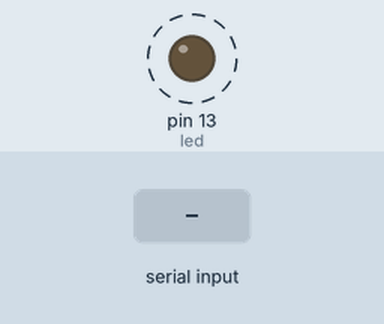
Bench run of a sketch on a simulated Arduino Uno, built with avr-gcc and run on an emulated ATmega328P. Parts: output pins drawn as LEDs (lit = HIGH). Dashed ring = blinking. The test bench sets the inputs (shaded band). What the sketch prints to the serial monitor is not drawn.

Above: at 1.1 s.
3.1 s: byte 30 received over Serial
6.1 s: byte 90 received over Serial
9.1 s: byte 120 received over Serial
Timing chart, 0 to 18.1 s (numbered marks = the images above; inputs shaded):
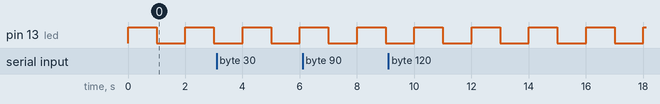

The sketch:

Serialread.ino
```cpp
//define
int led = 13;
int interval = 0;
int init_interval =1000;
int delta = 200;
int num = 0;
char temp = "" ;


//setup
void setup()
{
  pinMode(led, OUTPUT);
  Serial.begin(9600);
}

//loop
void loop()
{
  blink();
  change();
  check();

}
void blink()
{
  digitalWrite(led, HIGH);
      delay(1000);
      digitalWrite(led, LOW);
      delay(1000);
}
void change()
{
if(interval>delta)
{

      interval = interval-delta;

}else
 {
      interval = init_interval;
}
  Serial.println(interval);
}
void check()
{
  num = Serial.available();
  Serial.print("now ardunio buffer num");
  Serial.println(num);
  if(num>0)
  {
    temp = Serial.read();
    Serial.print("temp");
    Serial.println(temp);


  }
}
```

Measured:
- by itself, pin 13 (led): alternates HIGH for 1.0 s and LOW for 1.0 s
